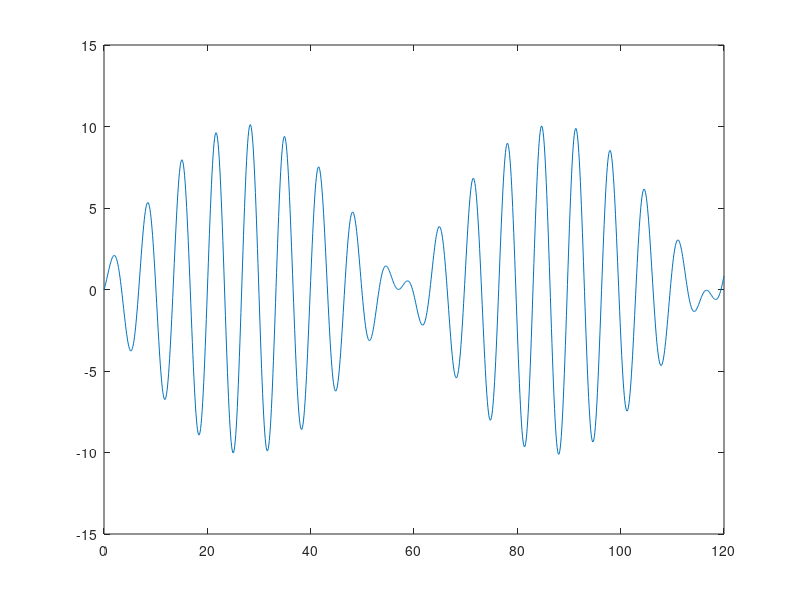
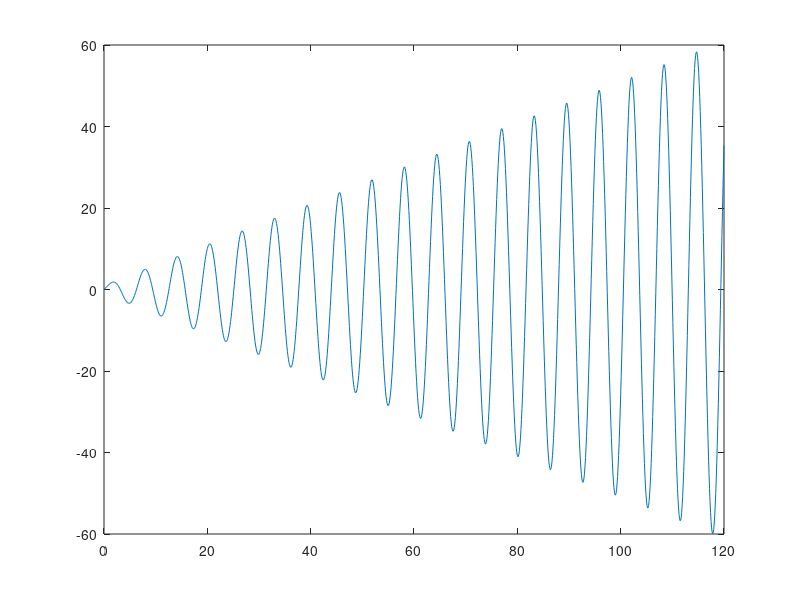

Write the MATLAB code that produced these figures, in order.

%% Part a
% in the comand space:
%syms x(t) t
%Dx= diff(x,t);
%D2x= diff(Dx,t);
%xeq= D2x+(0.8*x) == cos(t)
 
%xeq(t) =
 
%(4*x(t))/5 + diff(x(t), t, t) == cos(t)
 
 %eqLT=laplace(xeq)
 
%eqLT =
 
%s^2*laplace(x(t), t, s) - s*x(0) - subs(diff(x(t), t), t, 0) + (4*laplace(x(t), t, s))/5 == s/(s^2 + 1)
 
%syms Fs
%eqLT= subs( eqLT, laplace(x), Fs)
 
%eqLT =
 
%Fs*s^2 - x(0)*s + (4*Fs)/5 - subs(diff(x(t), t), t, 0) == s/(s^2 + 1)
 
%X= solve( eqLT, Fs) 
 
%X =
 
%(s*x(0) + s/(s^2 + 1) + subs(diff(x(t), t), t, 0))/(s^2 + 4/5)
 
%x_soln= ilaplace(X)
 
%x_soln =
 
%5*cos((2*5^(1/2)*t)/5) - 5*cos(t) + x(0)*cos((2*5^(1/2)*t)/5) + (5^(1/2)*sin((2*5^(1/2)*t)/5)*subs(diff(x(t), t), t, 0))/2
 
%vars = [x(0), Dx(0)];
%vals = [0,1];
%xfin= subs( x_soln, vars, vals)
 
%xfin =
 
%5*cos((2*5^(1/2)*t)/5) - 5*cos(t) + (5^(1/2)*sin((2*5^(1/2)*t)/5))/2
 
%syms x(t) t
%Dx= diff(x,t);
%D2x= diff(Dx,t);
%xeq= D2x+x == cos(t)
 
 
%xeq(t) =
 
%diff(x(t), t, t) + x(t) == cos(t)
 
%eqLT=laplace(xeq)
 
%eqLT =
 
%s^2*laplace(x(t), t, s) - s*x(0) - subs(diff(x(t), t), t, 0) + laplace(x(t), t, s) == s/(s^2 + 1)
 
 %syms Fs
%eqLT= subs( eqLT, laplace(x), Fs)
 
%eqLT =
 
%Fs*s^2 - x(0)*s + Fs - subs(diff(x(t), t), t, 0) == s/(s^2 + 1)
 
%X= solve( eqLT, Fs)
 
%X =
 
%(s*x(0) + s/(s^2 + 1) + subs(diff(x(t), t), t, 0))/(s^2 + 1)
 
%x_soln= ilaplace(X)
 
%x_soln =
 
%x(0)*cos(t) + (t*sin(t))/2 + sin(t)*subs(diff(x(t), t), t, 0)
 
%vars = [x(0), Dx(0)];
%vals = [0,1];
%xfin= subs( x_soln, vars, vals)
 
%xfin =
 
%sin(t) + (t*sin(t))/2
%% Part b
% for k=1 xfin=sin(t) + (t*sin(t))/2
% for k=.8 xfin= 5*cos((2*5^(1/2)*t)/5) - 5*cos(t) + (5^(1/2)*sin((2*5^(1/2)*t)/5))/2
%% Part c
t= 0:.1:120;
y= sin(t) + (t.*sin(t))/2;
x = 5*cos((2*5^(1/2)*t)/5) - 5*cos(t) + (5^(1/2)*sin((2*5^(1/2)*t)/5))/2;
figure(1)
plot(t,x)
figure(2)
plot(t,y)
% the spring where k=.8 is more likely to break because it represents a
% beat.
